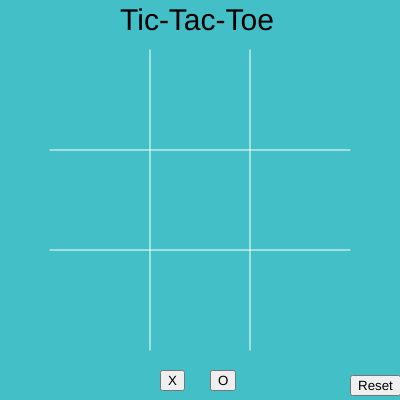
Frame 1 (no input)
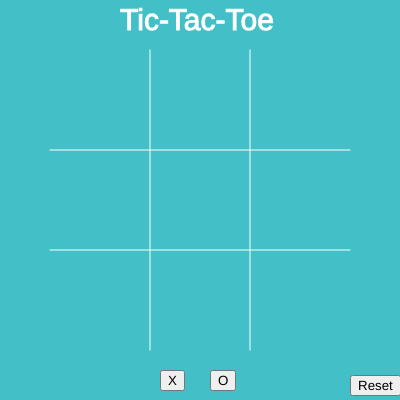
Frame 60 (no input)
Frame 120 (the mouse pressed at the canvas centre since frame 60): identical to frame 60, image omitted

The p5.js sketch that drew these frames (run headless with seeded random() and noise() and a simulated clock; from frame 60 on, the mouse is pressed at the canvas centre):

// p5.js sketch
// ── sketch.js
var ttt=[""];
var X="X";
var O="O";
var currentPlayer='';
var x,o,reset;
var hitx=[50,150,250];
var hity=[50,150,250];
var hitsize=100;

function setup() {
  // put setup code here
  createCanvas(400,400);
  x=createButton(X);
  x.mousePressed(function(){currentPlayer=X;})
  x.position(160,370);
  o=createButton(O);
  o.mousePressed(function(){currentPlayer=O;})
  o.position(210,370);
  reset=createButton('Reset');
  reset.mousePressed(function(){ttt=[''];})
  reset.position(350,375);

}//endsetup

function draw() {
  // put drawing code here
  background(67,191,199);
  textSize(30);
  text("Tic-Tac-Toe", 120,30);
  fill(255);
  console.log(currentPlayer);
  console.log("ttt"+ttt);
  stroke(255);
  line(50,150,350,150);
  line(50,250,350,250);
  line(150,50,150,350);
  line(250,50,250,350);
  textSize(100);
  text(ttt[0],65,135);


} //end draw


//for(i=0:9){
//  if(hitzone=i){
//    ttt[i]=currentPlayer  }



function mousePressed() {
  if(mouseX>hitx[0]&&mouseX<hitx[0]+hitsize&& mouseY>hity[0]&&mouseY<hity[0]+hitsize){
    console.log('zone 0');
    ttt[0]=currentPlayer;
  }








}
